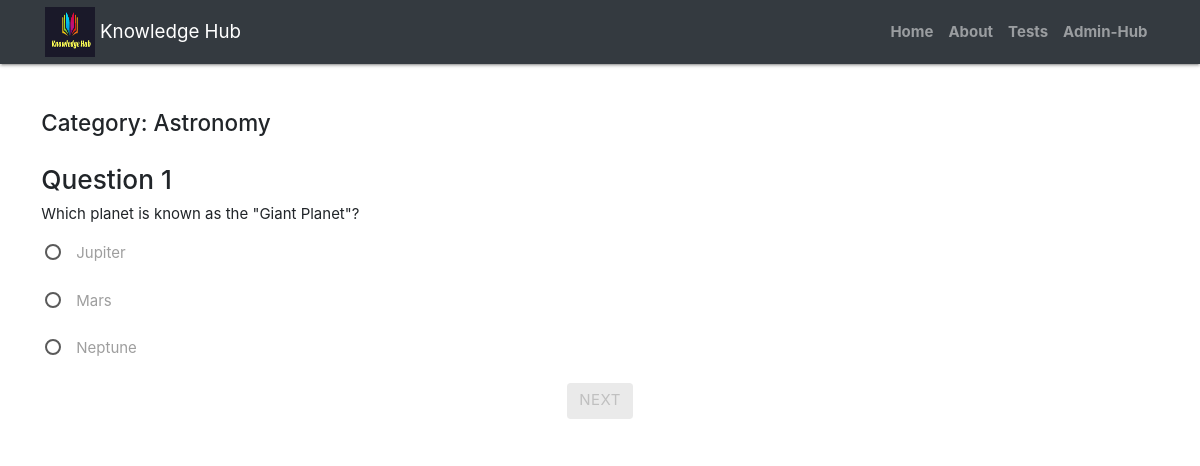
The app's page /users/controllers/controller-test.php?test_id=1 (signed in) with its own data.
### tables this page shows
CREATE TABLE `questions` (
  `id_questions` int(11) NOT NULL,
  `category` varchar(50) DEFAULT NULL,
  `question` varchar(255) DEFAULT NULL,
  `id_tests` int(11) NOT NULL
);

CREATE TABLE `answers` (
  `id_answers` int(11) NOT NULL,
  `answer` varchar(50) NOT NULL,
  `id_questions` int(11) NOT NULL,
  `correct_answer` int(11) NOT NULL
);

### users/controllers/controller-test.php (called while the page is built, shortened)
<?php
require_once '../models/tests.php';
if (isset($_SESSION['user'])) {
    $questions = Tests::questions($_SESSION['current_test_id']);
    $current_question = $questions[$_SESSION['current_question_index']];
    $answers  = Tests::answersNew($_SESSION['current_test_id'], $_SESSION['current_question_id']);
} else {
    header("Location: ../../index.php");
    exit();
}
include_once '../views/view-test.php';

### users/models/tests.php (called while the page is built, shortened)
<?php
class Tests
{
    public static function questions(string $test_id){
        try {
            $db = new PDO("mysql:host=localhost;dbname=" . DB_NAME, DB_USER, DB_PASS);
            $db->setAttribute(PDO::ATTR_ERRMODE, PDO::ERRMODE_EXCEPTION);
            $sql = "SELECT *
            FROM questions
            WHERE id_tests = :test_id;";
            $query = $db->prepare($sql);
            $query->bindValue(':test_id', $test_id,PDO::PARAM_STR);
            $query->execute();
            $result = $query->fetchAll(PDO::FETCH_ASSOC);
            return $result;
        } catch (PDOException $e) {
            echo "Erreur : " . $e->getMessage();
            die();
        }
    }
    public static function answersNew(string $test_id, string $question_id){
        try {
            $db = new PDO("mysql:host=localhost;dbname=" . DB_NAME, DB_USER, DB_PASS);
            $db->setAttribute(PDO::ATTR_ERRMODE, PDO::ERRMODE_EXCEPTION);
            $sql = "SELECT * from answers
             natural join tests_have_answers
             natural join questions where id_tests = :test_id  and id_questions = :question_id";
            $query = $db->prepare($sql);
            $query->bindValue(':test_id', $test_id,PDO::PARAM_STR);
            $query->bindValue(':question_id', $question_id,PDO::PARAM_STR);
            $query->execute();
            $result = $query->fetchAll(PDO::FETCH_ASSOC);
            return $result;
        } catch (PDOException $e) {
            echo "Erreur : " . $e->getMessage();
            die();
        }
    }
}

### users/views/view-test.php (the view, shortened to what this page needs)
<!DOCTYPE html>
<html>
<head>
    <link rel="stylesheet" href="https://cdnjs.cloudflare.com/ajax/libs/materialize/1.0.0/css/materialize.min.css">
</head>
<body>
    <?php include '../../assets/header.php'; ?>
    <br><br>
    <div class="container">
        <div class="row">
            <div class="col s12">
                <h4>Category: <?= $current_question['category'] ?></h4>
            </div>
        </div>
        <div class="row">
            <div class="col s12">
                <form action="controller-test.php" method="POST" novalidate >
                    <h3>Question <?= $_SESSION['current_question_index'] + 1 ?></h3>
                    <p><?= $current_question['question']; ?></p>
                    <div>
                        <?php foreach ($answers as $answer) : ?>
                            <p>
                                <label>
                                    <span><?= $answer['answer']; ?></span>
                                </label>
                            </p>
                        <?php endforeach; ?>
                    </div>
                    <div class="row">
                        <div class="col s12 center-align">
                            <button class="btn waves-effect waves-light" id="button" name="next" type="submit">Next</button>
                        </div>
                    </div>
                </form>
            </div>
        </div>
    </div>
</body>
</html>

### records on screen
questions: category "Astronomy", question "Which planet is known as the \"Giant Planet\"?"
answers: answer "Jupiter"
answers: answer "Mars"
answers: answer "Neptune"

### other values on screen
$_SESSION['current_question_index'] + 1 "1"
